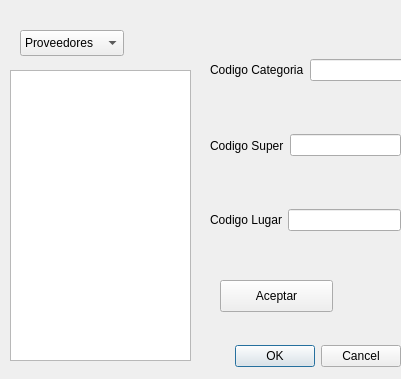
<?xml version="1.0" encoding="UTF-8"?>
<ui version="4.0">
 <class>DialogImpArboles</class>
 <widget class="QDialog" name="DialogImpArboles">
  <property name="geometry">
   <rect>
    <x>0</x>
    <y>0</y>
    <width>401</width>
    <height>379</height>
   </rect>
  </property>
  <property name="windowTitle">
   <string>Dialog</string>
  </property>
  <widget class="QDialogButtonBox" name="buttonBox">
   <property name="geometry">
    <rect>
     <x>60</x>
     <y>340</y>
     <width>341</width>
     <height>32</height>
    </rect>
   </property>
   <property name="orientation">
    <enum>Qt::Horizontal</enum>
   </property>
   <property name="standardButtons">
    <set>QDialogButtonBox::Cancel|QDialogButtonBox::Ok</set>
   </property>
  </widget>
  <widget class="QWidget" name="horizontalLayoutWidget_2">
   <property name="geometry">
    <rect>
     <x>210</x>
     <y>30</y>
     <width>249</width>
     <height>80</height>
    </rect>
   </property>
   <layout class="QHBoxLayout" name="horizontalLayout_2">
    <item>
     <widget class="QLabel" name="label_3">
      <property name="text">
       <string>Codigo Categoria</string>
      </property>
     </widget>
    </item>
    <item>
     <widget class="QLineEdit" name="lineEdit_2"/>
    </item>
   </layout>
  </widget>
  <widget class="QWidget" name="horizontalLayoutWidget_3">
   <property name="geometry">
    <rect>
     <x>210</x>
     <y>110</y>
     <width>191</width>
     <height>71</height>
    </rect>
   </property>
   <layout class="QHBoxLayout" name="horizontalLayout_3">
    <item>
     <widget class="QLabel" name="label_4">
      <property name="text">
       <string>Codigo Super</string>
      </property>
     </widget>
    </item>
    <item>
     <widget class="QLineEdit" name="lineEdit_3"/>
    </item>
   </layout>
  </widget>
  <widget class="QWidget" name="horizontalLayoutWidget_4">
   <property name="geometry">
    <rect>
     <x>210</x>
     <y>180</y>
     <width>191</width>
     <height>80</height>
    </rect>
   </property>
   <layout class="QHBoxLayout" name="horizontalLayout_4">
    <item>
     <widget class="QLabel" name="label">
      <property name="text">
       <string>Codigo Lugar</string>
      </property>
     </widget>
    </item>
    <item>
     <widget class="QLineEdit" name="lineEdit_4"/>
    </item>
   </layout>
  </widget>
  <widget class="QPlainTextEdit" name="plainTextEdit">
   <property name="geometry">
    <rect>
     <x>10</x>
     <y>70</y>
     <width>181</width>
     <height>291</height>
    </rect>
   </property>
  </widget>
  <widget class="QComboBox" name="comboBox">
   <property name="geometry">
    <rect>
     <x>20</x>
     <y>30</y>
     <width>104</width>
     <height>26</height>
    </rect>
   </property>
   <item>
    <property name="text">
     <string>Proveedores</string>
    </property>
   </item>
   <item>
    <property name="text">
     <string>Categorias</string>
    </property>
   </item>
   <item>
    <property name="text">
     <string>Productos</string>
    </property>
   </item>
   <item>
    <property name="text">
     <string>Clientes</string>
    </property>
   </item>
   <item>
    <property name="text">
     <string>Supermercados</string>
    </property>
   </item>
  </widget>
  <widget class="QPushButton" name="pushButton">
   <property name="geometry">
    <rect>
     <x>220</x>
     <y>280</y>
     <width>113</width>
     <height>32</height>
    </rect>
   </property>
   <property name="text">
    <string>Aceptar</string>
   </property>
  </widget>
 </widget>
 <resources/>
 <connections>
  <connection>
   <sender>buttonBox</sender>
   <signal>accepted()</signal>
   <receiver>DialogImpArboles</receiver>
   <slot>accept()</slot>
   <hints>
    <hint type="sourcelabel">
     <x>248</x>
     <y>254</y>
    </hint>
    <hint type="destinationlabel">
     <x>157</x>
     <y>274</y>
    </hint>
   </hints>
  </connection>
  <connection>
   <sender>buttonBox</sender>
   <signal>rejected()</signal>
   <receiver>DialogImpArboles</receiver>
   <slot>reject()</slot>
   <hints>
    <hint type="sourcelabel">
     <x>316</x>
     <y>260</y>
    </hint>
    <hint type="destinationlabel">
     <x>286</x>
     <y>274</y>
    </hint>
   </hints>
  </connection>
 </connections>
</ui>
